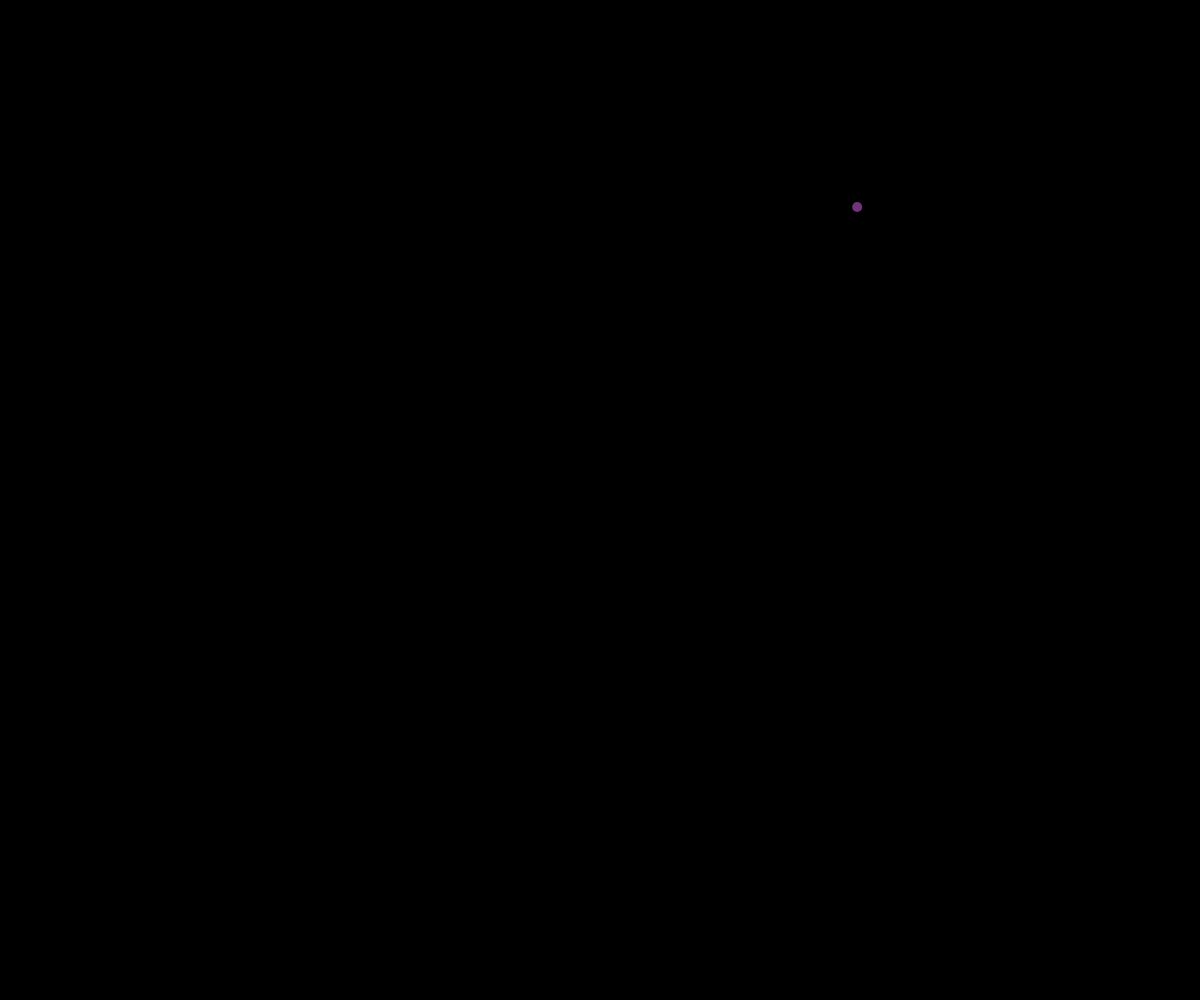
Frame 1 (no input)
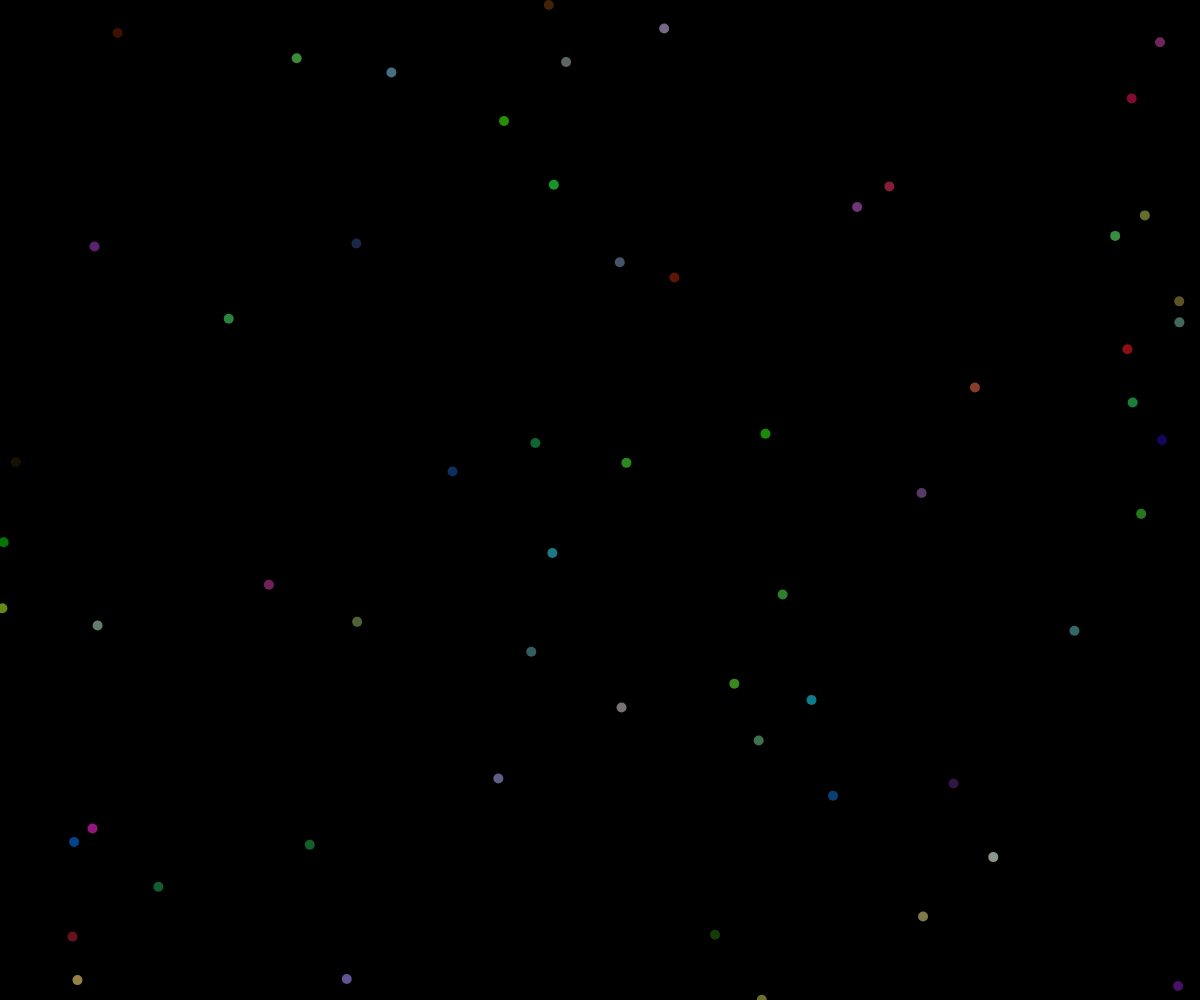
Frame 60 (no input)
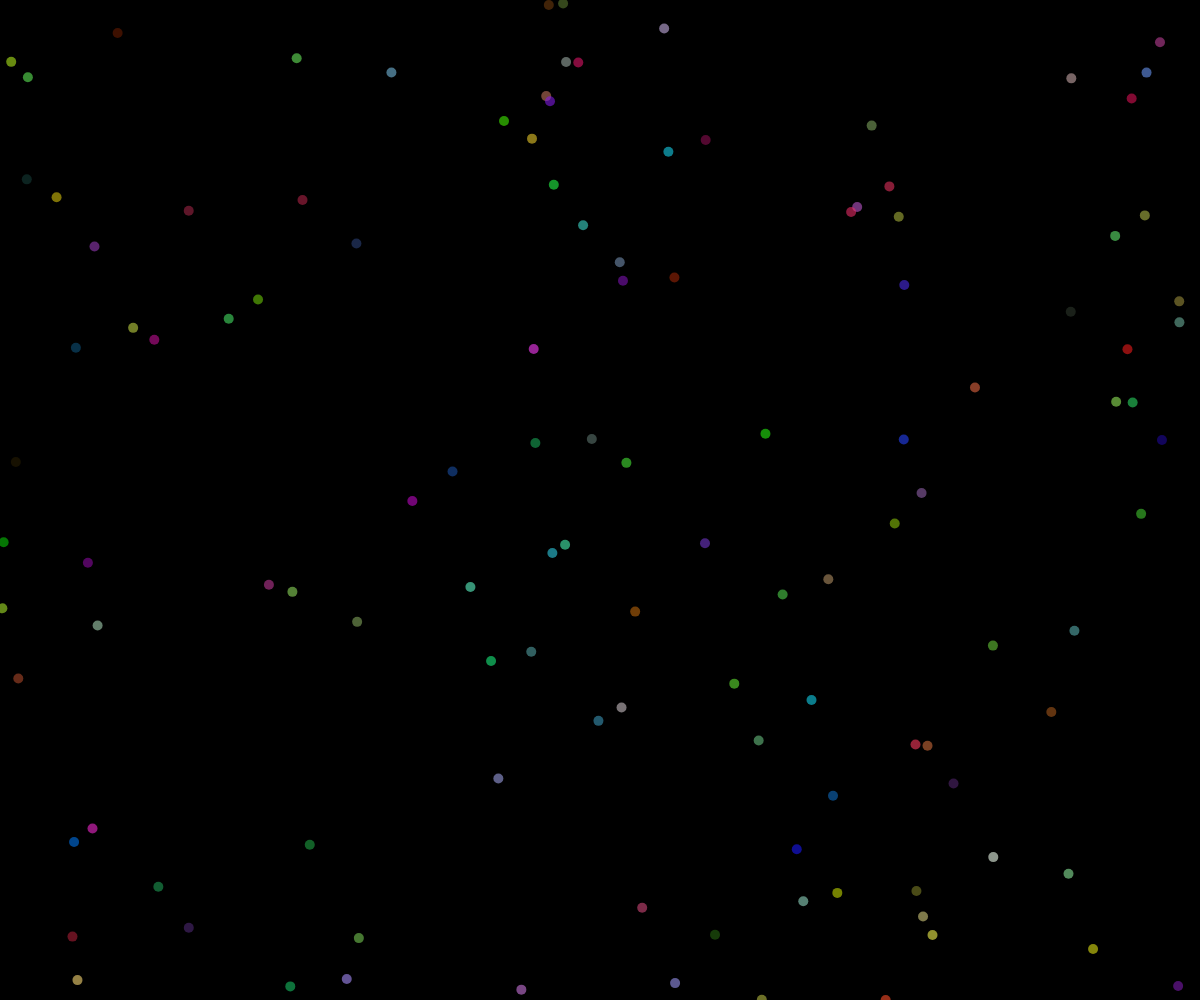
Frame 120 (the mouse pressed at the canvas centre since frame 60)

The p5.js sketch that drew these frames (run headless with seeded random() and noise() and a simulated clock; from frame 60 on, the mouse is pressed at the canvas centre):

// p5.js sketch
// ── sketch.js
var randomNumX;
var randomNumY;
//var randomNumC;

function setup(){
  createCanvas(window.innerWidth, window.innerHeight);
  background(0);

}
function draw(){

  randomNumX = random(width);
  randomNumY = random(height);

  noStroke();
  fill(random(0, 255),random(0, 255),random(0, 255), 150 );
  ellipse(randomNumX, randomNumY, 10,10);
}
